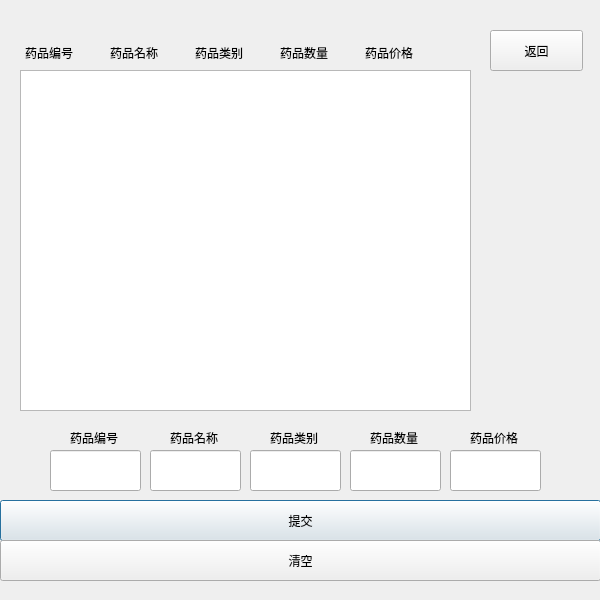
<?xml version="1.0" encoding="UTF-8"?>
<ui version="4.0">
 <class>AddMed</class>
 <widget class="QDialog" name="AddMed">
  <property name="geometry">
   <rect>
    <x>0</x>
    <y>0</y>
    <width>600</width>
    <height>600</height>
   </rect>
  </property>
  <property name="maximumSize">
   <size>
    <width>600</width>
    <height>600</height>
   </size>
  </property>
  <property name="windowTitle">
   <string>药品添加</string>
  </property>
  <widget class="QTextBrowser" name="textBrowser">
   <property name="geometry">
    <rect>
     <x>20</x>
     <y>70</y>
     <width>451</width>
     <height>341</height>
    </rect>
   </property>
  </widget>
  <widget class="QLineEdit" name="lineEdit">
   <property name="geometry">
    <rect>
     <x>50</x>
     <y>450</y>
     <width>91</width>
     <height>41</height>
    </rect>
   </property>
  </widget>
  <widget class="QLineEdit" name="lineEdit_2">
   <property name="geometry">
    <rect>
     <x>150</x>
     <y>450</y>
     <width>91</width>
     <height>41</height>
    </rect>
   </property>
  </widget>
  <widget class="QLineEdit" name="lineEdit_3">
   <property name="geometry">
    <rect>
     <x>250</x>
     <y>450</y>
     <width>91</width>
     <height>41</height>
    </rect>
   </property>
  </widget>
  <widget class="QLineEdit" name="lineEdit_4">
   <property name="geometry">
    <rect>
     <x>350</x>
     <y>450</y>
     <width>91</width>
     <height>41</height>
    </rect>
   </property>
  </widget>
  <widget class="QLineEdit" name="lineEdit_5">
   <property name="geometry">
    <rect>
     <x>450</x>
     <y>450</y>
     <width>91</width>
     <height>41</height>
    </rect>
   </property>
  </widget>
  <widget class="QLabel" name="label">
   <property name="geometry">
    <rect>
     <x>70</x>
     <y>430</y>
     <width>61</width>
     <height>16</height>
    </rect>
   </property>
   <property name="text">
    <string>药品编号</string>
   </property>
  </widget>
  <widget class="QLabel" name="label_2">
   <property name="geometry">
    <rect>
     <x>170</x>
     <y>430</y>
     <width>61</width>
     <height>16</height>
    </rect>
   </property>
   <property name="text">
    <string>药品名称</string>
   </property>
  </widget>
  <widget class="QLabel" name="label_3">
   <property name="geometry">
    <rect>
     <x>270</x>
     <y>430</y>
     <width>61</width>
     <height>16</height>
    </rect>
   </property>
   <property name="text">
    <string>药品类别</string>
   </property>
  </widget>
  <widget class="QLabel" name="label_4">
   <property name="geometry">
    <rect>
     <x>370</x>
     <y>430</y>
     <width>61</width>
     <height>16</height>
    </rect>
   </property>
   <property name="text">
    <string>药品数量</string>
   </property>
  </widget>
  <widget class="QLabel" name="label_5">
   <property name="geometry">
    <rect>
     <x>470</x>
     <y>430</y>
     <width>61</width>
     <height>16</height>
    </rect>
   </property>
   <property name="text">
    <string>药品价格</string>
   </property>
  </widget>
  <widget class="QPushButton" name="pushButton">
   <property name="geometry">
    <rect>
     <x>0</x>
     <y>500</y>
     <width>601</width>
     <height>41</height>
    </rect>
   </property>
   <property name="text">
    <string>提交</string>
   </property>
  </widget>
  <widget class="QPushButton" name="pushButton_2">
   <property name="geometry">
    <rect>
     <x>490</x>
     <y>30</y>
     <width>93</width>
     <height>41</height>
    </rect>
   </property>
   <property name="text">
    <string>返回</string>
   </property>
  </widget>
  <widget class="QLabel" name="label_6">
   <property name="geometry">
    <rect>
     <x>25</x>
     <y>45</y>
     <width>60</width>
     <height>16</height>
    </rect>
   </property>
   <property name="text">
    <string>药品编号</string>
   </property>
  </widget>
  <widget class="QLabel" name="label_7">
   <property name="geometry">
    <rect>
     <x>110</x>
     <y>45</y>
     <width>61</width>
     <height>16</height>
    </rect>
   </property>
   <property name="text">
    <string>药品名称</string>
   </property>
  </widget>
  <widget class="QLabel" name="label_8">
   <property name="geometry">
    <rect>
     <x>195</x>
     <y>45</y>
     <width>61</width>
     <height>16</height>
    </rect>
   </property>
   <property name="text">
    <string>药品类别</string>
   </property>
  </widget>
  <widget class="QLabel" name="label_9">
   <property name="geometry">
    <rect>
     <x>280</x>
     <y>45</y>
     <width>61</width>
     <height>16</height>
    </rect>
   </property>
   <property name="text">
    <string>药品数量</string>
   </property>
  </widget>
  <widget class="QLabel" name="label_10">
   <property name="geometry">
    <rect>
     <x>365</x>
     <y>45</y>
     <width>61</width>
     <height>16</height>
    </rect>
   </property>
   <property name="text">
    <string>药品价格</string>
   </property>
  </widget>
  <widget class="QPushButton" name="pushButton_3">
   <property name="geometry">
    <rect>
     <x>0</x>
     <y>540</y>
     <width>601</width>
     <height>41</height>
    </rect>
   </property>
   <property name="text">
    <string>清空</string>
   </property>
  </widget>
 </widget>
 <resources/>
 <connections/>
</ui>
